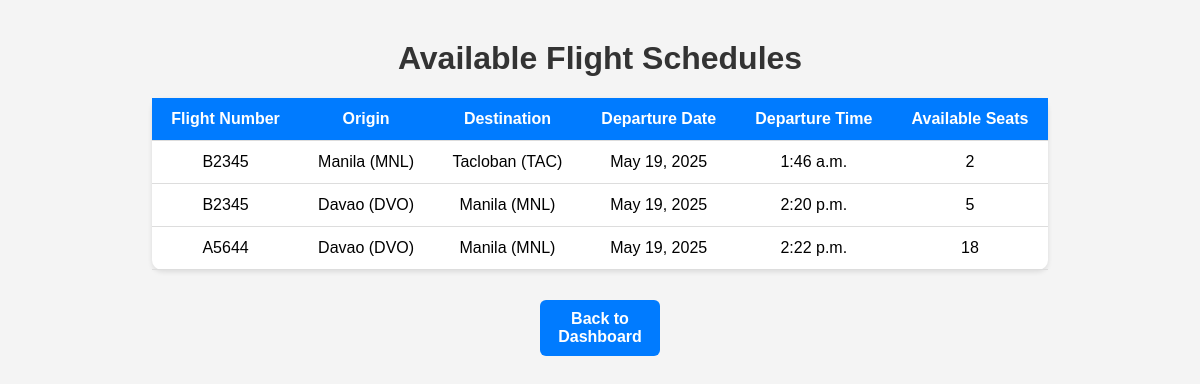
The app's page /view_flight_schedule/ with its own data.
### reservations/models.py (models this page shows, shortened)
class FlightSchedule(models.Model):
    flight_number = models.CharField(max_length=10)
    origin = models.CharField(max_length=100)
    destination = models.CharField(max_length=100)
    departure_date = models.DateField()
    departure_time = models.TimeField()
    available_seats = models.IntegerField(default=0)
    price = models.IntegerField()

### reservations/views.py (the view)
# urls.py: path('view_flight_schedule/', views.view_flight_schedule, name='view_flight_schedule'),
def view_flight_schedule(request):
    flight_schedules = FlightSchedule.objects.filter(available_seats__gt=0).order_by('departure_time')
    context = {
        'flight_schedules': flight_schedules
    }
    return render(request, 'reservations/view_flight_schedule.html', context)

### reservations/templates/reservations/view_flight_schedule.html (shortened to what this page needs)
<!DOCTYPE html>
<html lang="en">
<head>
</head>
<body>
    <h1>Available Flight Schedules</h1>
    {% if flight_schedules %}
        <table>
            <thead>
                <tr>
                    <th>Flight Number</th>
                    <th>Origin</th>
                    <th>Destination</th>
                    <th>Departure Date</th>
                    <th>Departure Time</th>
                    <th>Available Seats</th>
                </tr>
            </thead>
            <tbody>
                {% for flight in flight_schedules %}
                <tr>
                    <td>{{ flight.flight_number }}</td>
                    <td>{{ flight.origin }}</td>
                    <td>{{ flight.destination }}</td>
                    <td>{{ flight.departure_date }}</td>
                    <td>{{ flight.departure_time }}</td>
                    <td>{{ flight.available_seats }}</td>
                </tr>
                {% empty %}
                <tr>
                    <td colspan="6" style="text-align:center;">No flights available.</td>
                </tr>
                {% endfor %}
            </tbody>
        </table>
    {% else %}
        <p class="no-flights">No flights available at the moment.</p>
    {% endif %}
    <a href="{% url 'user_dashboard' %}" class="back-button">Back to Dashboard</a>
</body>
</html>

### reservations/templates/reservations/view_flight_schedule.html (style rules this page uses)
body { font-family: Arial, sans-serif; margin: 40px; background-color: #f4f4f4; }
h1 { color: #333; text-align: center; }
table { width: 80%; margin: 0 auto; border-collapse: collapse; background: white; border-radius: 10px; box-shadow: 0 2px 5px rgba(0,0,0,0.1); }
th, td { padding: 12px 15px; border-bottom: 1px solid #ddd; text-align: center; }
th { background-color: #007bff; color: white; }
.back-button { display: block; width: 120px; margin: 30px auto; padding: 10px 0; background-color: #007bff; color: white; text-align: center; border-radius: 6px; text-decoration: none; font-weight: bold; transition: background-color 0.3s ease; }

### records on screen
FlightSchedule: flight_number "B2345", origin "Manila (MNL)", destination "Tacloban (TAC)", departure_date "May 19, 2025", departure_time "1:46 a.m.", available_seats "2"
FlightSchedule: flight_number "B2345", origin "Davao (DVO)", destination "Manila (MNL)", departure_date "May 19, 2025", departure_time "2:20 p.m.", available_seats "5"
FlightSchedule: flight_number "A5644", origin "Davao (DVO)", destination "Manila (MNL)", departure_date "May 19, 2025", departure_time "2:22 p.m.", available_seats "18"
